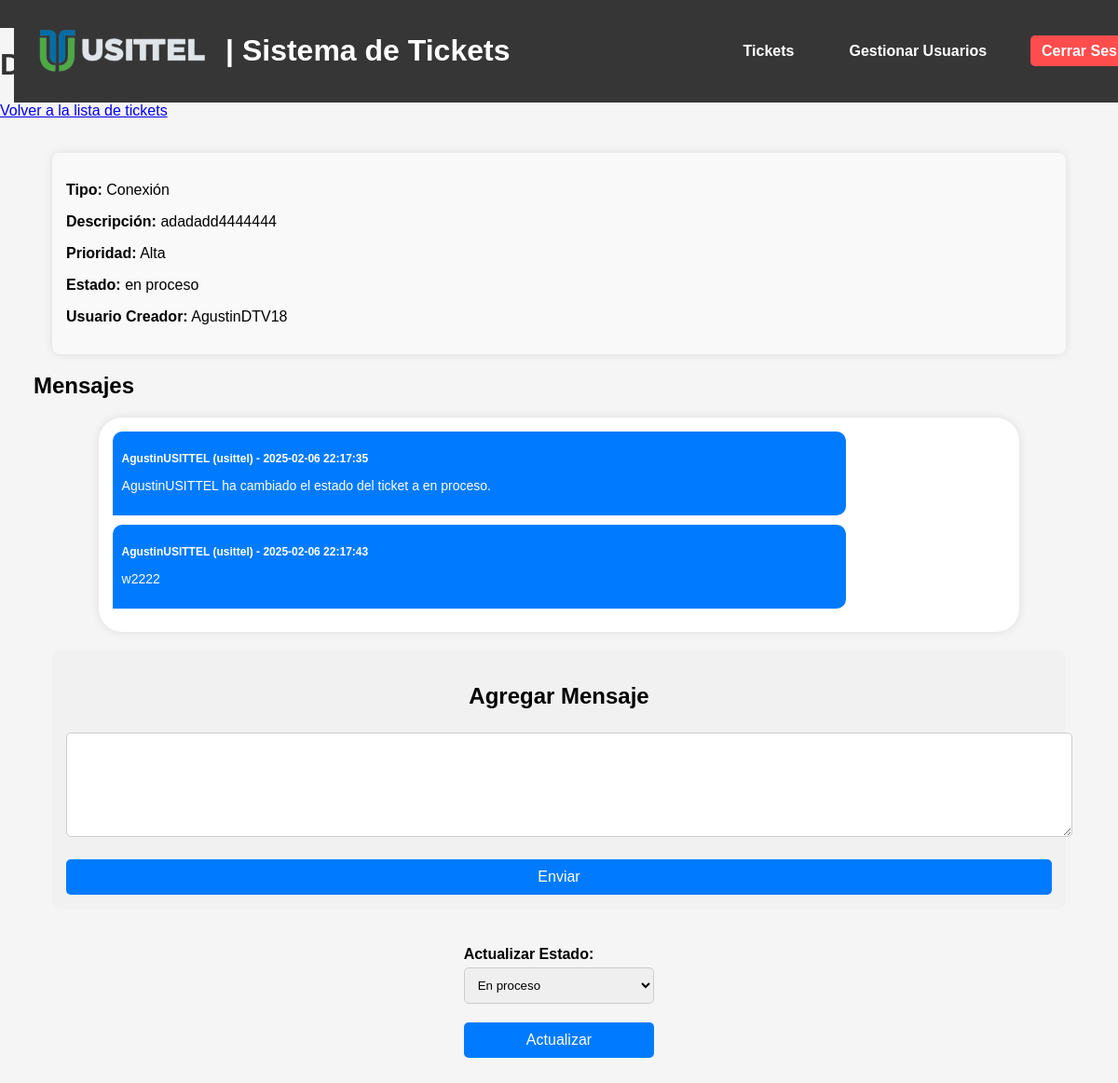
The app's page /ticket/75 (signed in), older data.
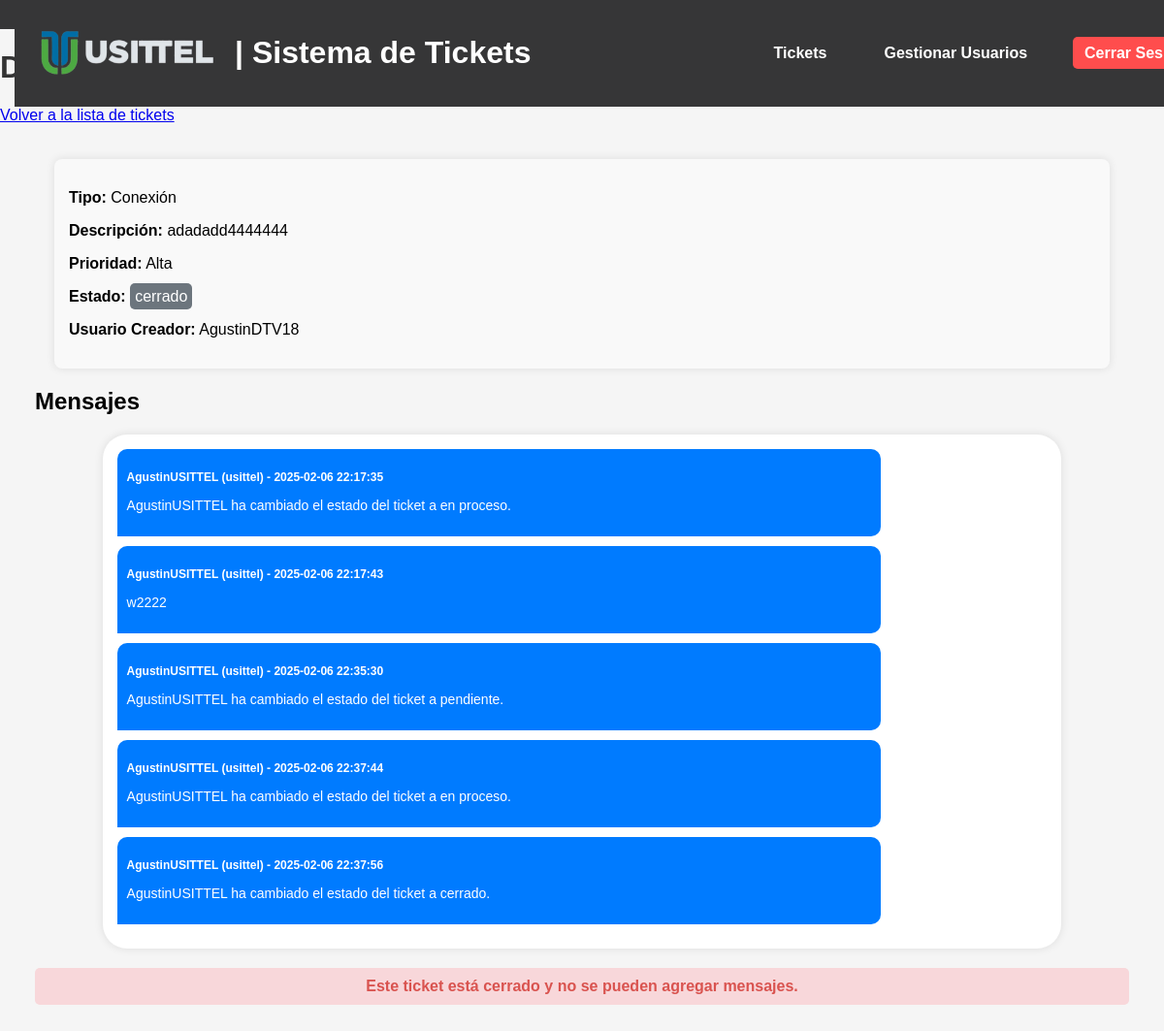
The same page, newer data.
### tables this page shows
CREATE TABLE tickets (
    id INTEGER PRIMARY KEY AUTOINCREMENT,
    tipo TEXT NOT NULL,
    descripcion TEXT NOT NULL,
    prioridad TEXT NOT NULL,
    fecha_creacion DATETIME DEFAULT CURRENT_TIMESTAMP,
    usuario_creador TEXT NOT NULL,
    notas TEXT,
    archivo TEXT
, usuario_asignado TEXT, estado TEXT DEFAULT 'pendiente');

CREATE TABLE messages (
    id INTEGER PRIMARY KEY AUTOINCREMENT,
    ticket_id INTEGER NOT NULL,
    usuario TEXT NOT NULL,
    rol TEXT NOT NULL,
    mensaje TEXT NOT NULL,
    fecha TIMESTAMP DEFAULT CURRENT_TIMESTAMP,
    FOREIGN KEY (ticket_id) REFERENCES tickets (id)
);

### app.py (the view)
@app.route('/ticket/<int:id>', methods=['GET'])
@login_required
def view_ticket(id):
    conn = get_db_connection()
    ticket = conn.execute('SELECT * FROM tickets WHERE id = ?', (id,)).fetchone()
    messages = conn.execute('SELECT * FROM messages WHERE ticket_id = ? ORDER BY fecha ASC', (id,)).fetchall()
    conn.close()
    if not ticket:
        return "Ticket no encontrado", 404
    return render_template('view_ticket.html', ticket=ticket, messages=messages, current_user=current_user)

### app.py (called while the page is built)
def get_db_connection():
    conn = sqlite3.connect('database.db', timeout=10)  # Espera hasta 10 segundos si la base de datos está bloqueada
    conn.row_factory = sqlite3.Row
    return conn

@login_manager.user_loader
def load_user(user_id):
    conn = get_db_connection()
    user = conn.execute('SELECT * FROM users WHERE id = ?', (user_id,)).fetchone()
    conn.close()
    if user:
        return User(id=user['id'], username=user['username'], role=user['role'])
    return None

### templates/view_ticket.html (shortened to what this page needs)
{% extends "base.html" %}
{% block content %}
<h1>Detalles del Ticket #{{ ticket['id'] }}</h1>
<nav>
    <a href="/tickets" class="btn-back">Volver a la lista de tickets</a>
</nav>
<div style="margin: 3%">
    <div class="ticket-details">
        <p><strong>Tipo:</strong> {{ ticket['tipo'] }}</p>
        <p><strong>Descripción:</strong> {{ ticket['descripcion'] }}</p>
        <p><strong>Prioridad:</strong> {{ ticket['prioridad'] }}</p>
        <p><strong>Estado:</strong> <span class="estado-{{ ticket['estado']|lower }}">{{ ticket['estado'] }}</span></p>
        <p><strong>Usuario Creador:</strong> {{ ticket['usuario_creador'] }}</p>
    </div>
    <h2>Mensajes</h2>
    <div class="chat-container">
        {% for message in messages %}
        <div class="message {% if message['rol'] == 'usittel' %}usittel-message{% else %}directv-message{% endif %}">
            <p class="message-user"><strong>{{ message['usuario'] }} ({{ message['rol'] }})</strong> - {{
                message['fecha'] }}</p>
            <p class="message-text">{{ message['mensaje'] }}</p>
        </div>
        {% endfor %}
    </div>
    {% if ticket['estado'].lower() != 'cerrado' %}
    <div class="message-form">
        <h2>Agregar Mensaje</h2>
        <form method="POST" action="{{ url_for('add_message', ticket_id=ticket['id']) }}">
            <textarea name="mensaje" rows="6" required></textarea><br>
            <button type="submit" class="btn-action">Enviar</button>
        </form>
    </div>
    {% else %}
    <p class="closed-ticket-message"><strong>Este ticket está cerrado y no se pueden agregar mensajes.</strong></p>
    {% endif %}
    <div class="actions-container">
        {% if current_user.role == 'usittel' and ticket.estado != 'cerrado' %}
        <form action="{{ url_for('update_ticket', id=ticket.id) }}" method="POST">
            <label for="estado">Actualizar Estado:</label>
            <select name="estado" required>
                <option value="en proceso" {% if ticket.estado=='en proceso' %}selected{% endif %}>En proceso</option>
            </select>
            <button type="button" class="btn-action confirm-update-status">Actualizar</button>
        </form>
        {% endif %}
    </div>
</div>
{% endblock %}

Row changes from the older to the newer data that the page shows:
changed tickets "Conexión": estado "en proceso" → "cerrado"; estado "En proceso" → (not shown)
added messages: usuario "AgustinUSITTEL", rol "usittel", fecha "2025-02-06 22:35:30", mensaje "AgustinUSITTEL ha cambiado el estado del ticket a pendiente."
added messages: usuario "AgustinUSITTEL", rol "usittel", fecha "2025-02-06 22:37:44", mensaje "AgustinUSITTEL ha cambiado el estado del ticket a en proceso."
added messages: usuario "AgustinUSITTEL", rol "usittel", fecha "2025-02-06 22:37:56", mensaje "AgustinUSITTEL ha cambiado el estado del ticket a cerrado."
Text that changed along with them:
text no longer shown: "Agregar Mensaje Enviar Actualizar Estado: Actualizar"
text now shown: "Este ticket está cerrado y no se pueden agregar mensajes."
